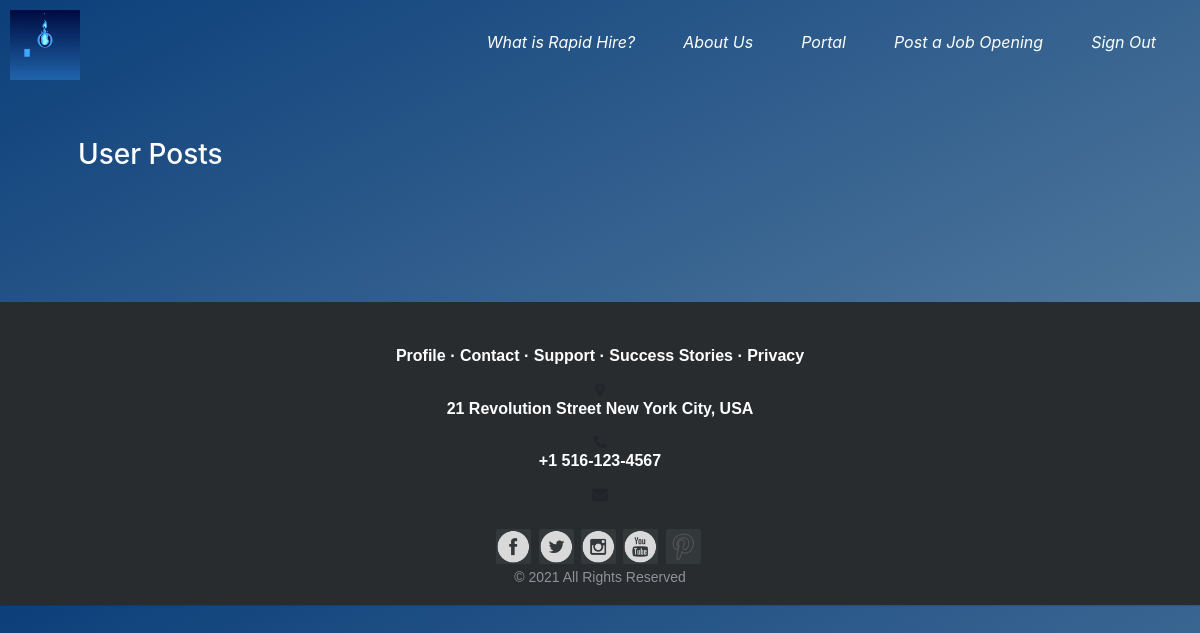
/portal (signed in), run on an earlier commit of the app's database.
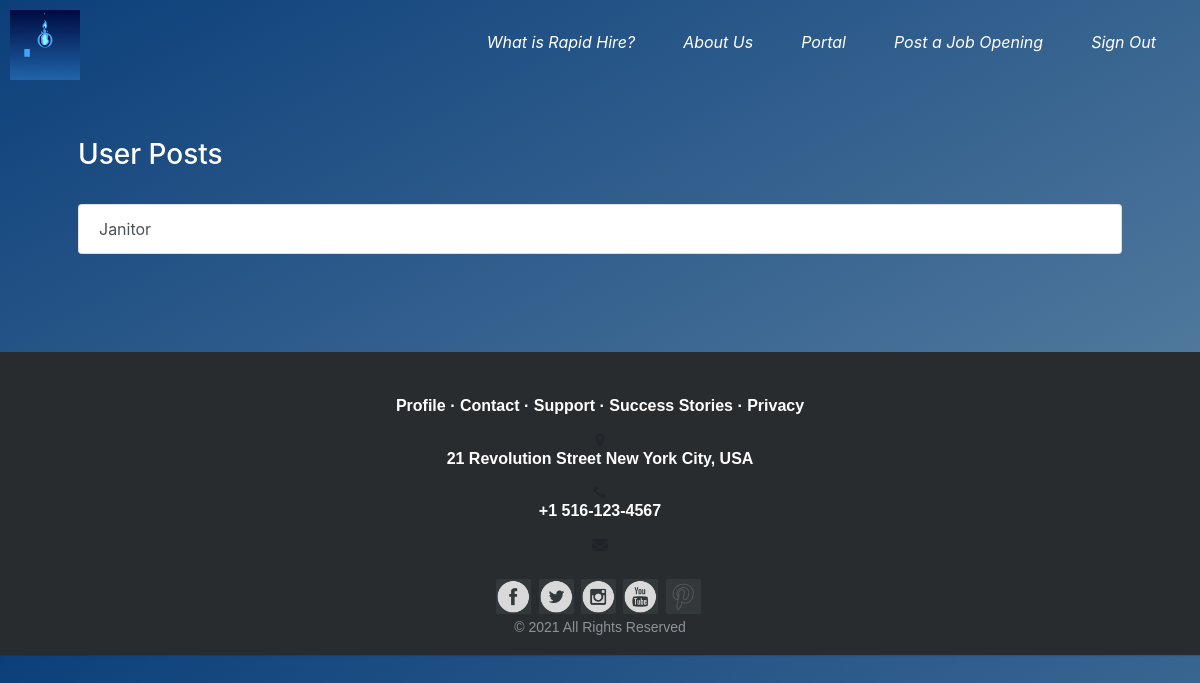
And on a later commit of the database.
### tables this page shows
CREATE TABLE postings (
        posting_id INTEGER PRIMARY KEY AUTOINCREMENT NOT NULL,
        job_name TEXT NOT NULL,
        location TEXT NOT NULL,
        max_distance INTEGER NOT NULL,
        skills TEXT NOT NULL,
        user_id INTEGER NOT NULL,
        job_description TEXT NOT NULL
    );

### app.py (the view, shortened to what this page needs)
@app.route("/portal")
@login_required
def portal():
    if session["user_type"] == "employer":
        with sqlite3.connect("employment.db") as conn:
            cursor = conn.cursor()
            cursor.execute("SELECT * FROM postings")
            temp = cursor.fetchone()
            if temp:
                cursor.execute("SELECT * FROM postings WHERE user_id=?", (session["user_id"],))
                user_postings = cursor.fetchall()
            else:
                user_postings = []
        return render_template("employer_portal.html", posts=user_postings)

### app.py (called while the page is built)
def login_required(f):
    @wraps(f)
    def decorated_function(*args, **kwargs):
        if session.get("user_id") is None:
            return redirect("/login")
        return f(*args, **kwargs)
    return decorated_function

@app.after_request
def after_request(response):
    response.headers["Cache-Control"] = "no-cache, no-store, must-revalidate"
    response.headers["Expires"] = 0
    response.headers["Pragma"] = "no-cache"
    return response

### templates/employer_portal.html (shortened to what this page needs)
{% extends "layout.html" %}
{% block main %}
<h3>User Posts</h3><br>
<div class="list-group">
  {% for post in posts %}
  <a href="/portal/{{ post[0] }}" class="list-group-item list-group-item-action">{{ post[1] }}</a>
  {% endfor %}
</div>
{% endblock %}

What changed in the data, as far as the page shows it:
added postings: job_name "Janitor"
